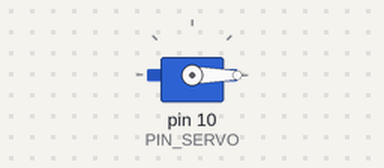
The sketch below on a simulated Arduino Uno, built with avr-gcc and run on an emulated ATmega328P. Parts: servo.

Above: at 1.05 s.
At 2.05 s:
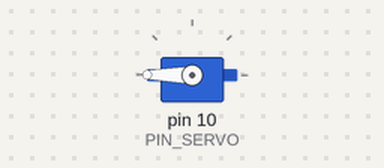
At 3.0 s:
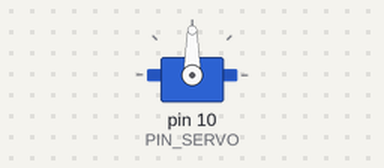
Timing chart, 0 to 6.8 s (numbered marks = the images above):
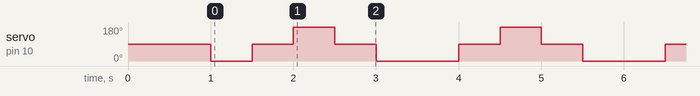

The sketch:

10_example_2.ino
```cpp
#include <Servo.h>
#define PIN_SERVO 10

Servo myservo;

int angle[5] = {0,90,180,90,0};

void setup() {
  myservo.attach(PIN_SERVO);
  myservo.write(90);
  delay(1000);
}

void loop() {
    for(int i = 0;i<5;i++){
      myservo.write(angle[i]);
      delay(500);
    }
}
```

Measured:
- by itself, servo on pin 10 (PIN_SERVO): repeats every 2.5 s: 90° 0.50 s, 180° 0.50 s, 90° 0.50 s, 0° 1.0 s
